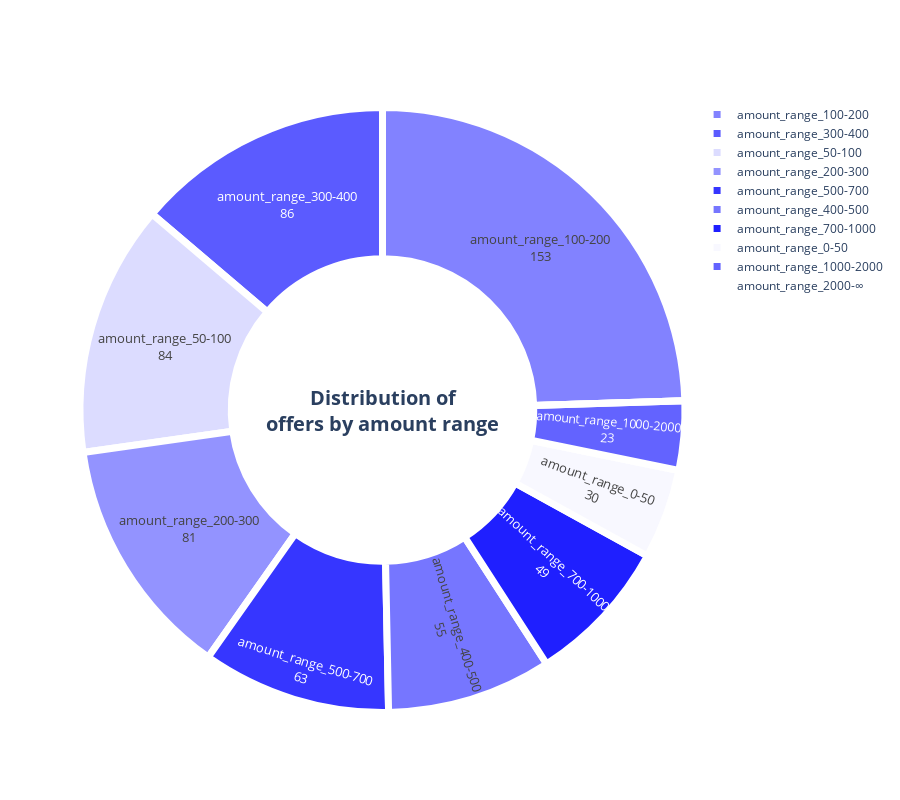

Notebook source saved alongside this figure:
### Code cell
############## graphic ################
donut_hole = 0.5

fig = go.Figure(data=[go.Pie(labels=offers_categories['category'].values[1:], 
                             values=offers_categories['count'].values[1:],
                             text=offers_categories['amount'].values[1:],
                             #color_discrete_sequence=px.colors.sequential.Teal,
                             hovertemplate="<b>Name:</b> %{label}<br><b>Number:</b> %{value}<br><b>Amount:</b> %{text}<extra></extra>",
                             hole = donut_hole)])

fig.update_traces(hoverinfo='label', textinfo='label+value', textfont_size=13, textposition="inside",
                  marker=dict(colors=['rgba(31, 31, 255, {})'.format(amount/max(offers_categories['amount'])) for amount in offers_categories['amount'].values[1:]], 
                              line=dict(color='#FFFFFF', width=7)))

fig.update_layout(
  height=800,
  title={'text': "",
          'x':0.5,
          'xanchor': 'center',
          'font_size': 20,
    },
  annotations= [
         {
            "font": {
               "size": 20
            },
            "showarrow": False,
            "text": "<b>Distribution of<br>offers by amount range</b>",
            "x": 0.5,
            "y": 0.5
         },
  ]
)

fig.show()

### Figure 1 — Plotly figure (JSON) as saved in the notebook; plotly's stock layout.template omitted (floating-point values rounded to 4 significant figures)
{"data": [{"hole": 0.5, "hoverinfo": "label", "hovertemplate": "<b>Name:</b> %{label}<br><b>Number:</b> %{value}<br><b>Amount:</b> %{text}<extra></extra>", "labels": ["amount_range_0-50", "amount_range_50-100", "amount_range_100-200", "amount_range_200-300", "amount_range_300-400", "amount_range_400-500", "amount_range_500-700", "amount_range_700-1000", "amount_range_1000-2000", "amount_range_2000-∞"], "marker": {"colors": ["rgba(31, 31, 255, 0.026553216460060147)", "rgba(31, 31, 255, 0.1548448617325607)", "rgba(31, 31, 255, 0.5564439228342991)", "rgba(31, 31, 255, 0.48140541333528936)", "rgba(31, 31, 255, 0.7296755421892955)", "rgba(31, 31, 255, 0.6059072348957187)", "rgba(31, 31, 255, 0.8942272427198709)", "rgba(31, 31, 255, 1.0)", "rgba(31, 31, 255, 0.692902026944424)", "rgba(31, 31, 255, 0.0)"], "line": {"color": "#FFFFFF", "width": 7}}, "text": [1086, 6333, 22758, 19689, 29843, 24781, 36573, 40899, 28339, 0], "textfont": {"size": 13}, "textinfo": "label+value", "textposition": "inside", "type": "pie", "values": [30, 84, 153, 81, 86, 55, 63, 49, 23, 0]}], "layout": {"annotations": [{"font": {"size": 20}, "showarrow": false, "text": "<b>Distribution of<br>offers by amount range</b>", "x": 0.5, "y": 0.5}], "height": 800, "title": {"font": {"size": 20}, "text": "", "x": 0.5, "xanchor": "center"}}}
